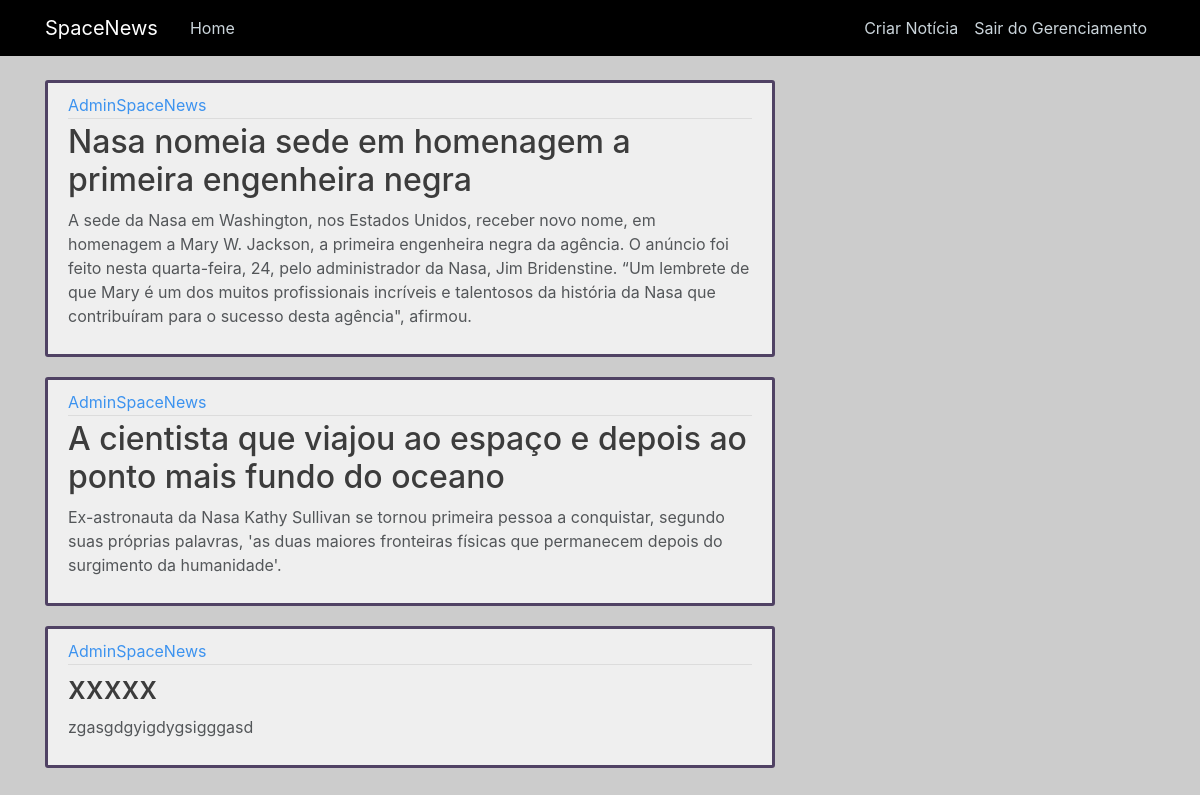
Page /homeadmin on the committed database.
### app/models.py (models this page shows, shortened)
class Post(db.Model):
    id = db.Column(db.Integer, primary_key=True)
    titulo = db.Column(db.String(100), nullable=False)
    date_posted = db.Column(db.DateTime, nullable=False, default=datetime.utcnow)
    conteudo = db.Column(db.Text, nullable=False)
    autor = db.Column(db.String(30), nullable=False)

### app/routes.py (the view)
@app.route("/homeadmin")
def homeadmin():
    noticias = Post.query.all()
    return render_template("homeadmin.html", noticias=noticias)

### app/templates/homeadmin.html (shortened to what this page needs)
{% extends "templateadmin.html" %}
{% block content %}
    {% for noticias in noticias %}
        <article class="media content-section">
          <div class="media-body">
            <div class="article-metadata">
              <a class="mr-2" href="#">{{ noticias.autor }}</a>
            </div>
            <h2><a class="article-title" href="{{ url_for('homeadmin') }}">{{ noticias.titulo }}</a></h2>
              <p class="article-content">{{ noticias.conteudo }}</p>
          </div>
        </article>
    {% endfor %}
{% endblock content %}

### app/static/main.css (style rules this page uses)
body { background-image: url("img/teste.jpg"); background-color: #cccccc; background-size:cover; margin-top: 5rem; }
h1, h2, h3, h4, h5, h6 { color: #444444; }
.content-section { background: #ffffff; opacity: 0.7; padding: 10px 20px; border: 3px solid #1d0839; border-radius: 3px; margin-bottom: 20px; }
.article-title { color: #000000; }
.article-content { white-space: pre-line; }
.article-metadata { padding-bottom: 1px; margin-bottom: 4px; border-bottom: 1px solid #e3e3e3 }

### rows in the picture
Post: autor "AdminSpaceNews", titulo "Nasa nomeia sede em homenagem a primeira engenheira negra", conteudo "A sede da Nasa em Washington, nos Estados Unidos, receber novo nome, em homenagem a Mary W. Jackson, a primeira engenheira negra da agência. O anúncio foi feito nesta quarta-feira, 24, pelo administrador da Nasa, Jim Bridenstine. “Um lembrete de que Mary é um dos muitos profissionais incríveis e talentosos da história da Nasa que contribuíram para o sucesso desta agência\", afirmou."
Post: autor "AdminSpaceNews", titulo "A cientista que viajou ao espaço e depois ao ponto mais fundo do oceano", conteudo "Ex-astronauta da Nasa Kathy Sullivan se tornou primeira pessoa a conquistar, segundo suas próprias palavras, 'as duas maiores fronteiras físicas que permanecem depois do surgimento da humanidade'."
Post: autor "AdminSpaceNews", titulo "xxxxx", conteudo "zgasgdgyigdygsigggasd"
